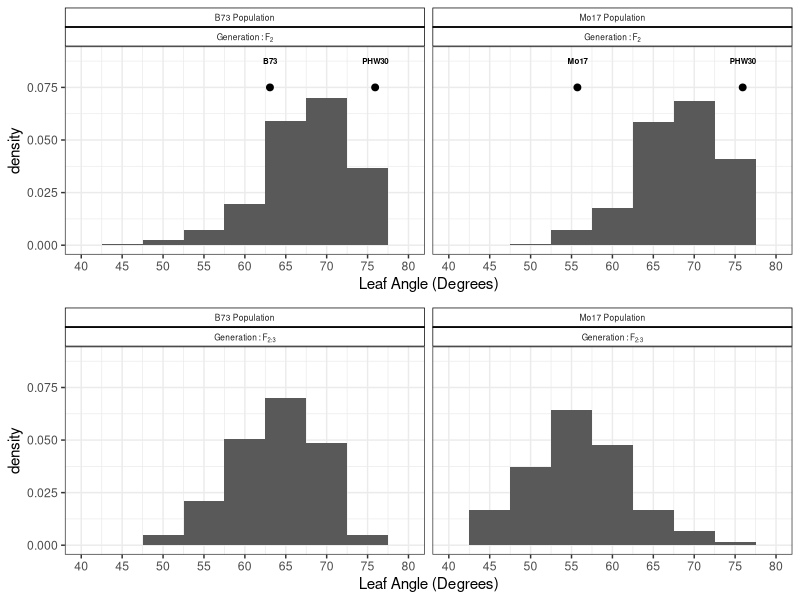

R code for this plot:
## ---- chunk 1
library(tidyverse)
library(broom)
library(grid)
library(gridExtra)
library(cowplot)

print(sessionInfo())
## ---- chunk 2
##Read in the F2 data to summarize the populations
data <- read_delim(file = "All_Phenotypes_F2.txt",
                   delim = "\t")


##Split the reciprocal populations into B73 and Mo17
data_formatted <- data %>%
  mutate(Type = ifelse(Population %in% c("B73/PHW30","PHW30/B73"),"B73",
                       ifelse(Population %in% c("Mo17/PHW30","PHW30/Mo17"),"Mo17",Population)))

##Summarize the reciprocal populations
data_summary_pops <- data_formatted %>%
  filter(!Population %in% c("F1","Parent")) %>%
  group_by(Population) %>%
  summarise(Avg = mean(LA, na.rm = TRUE),
            SD = sqrt(var(LA,na.rm = TRUE)),
            n = n(),
            Min = min(LA,na.rm = TRUE),
            Max = max(LA, na.rm = TRUE))

##Summarize the combined populations
data_summary_combined_pops <- data_formatted %>%
  filter(!Population %in% c("F1","Parent")) %>%
  group_by(Type) %>%
  summarise(Avg = mean(LA, na.rm = TRUE),
            SD = sqrt(var(LA,na.rm = TRUE)),
            n = n(),
            Min = min(LA,na.rm = TRUE),
            Max = max(LA, na.rm = TRUE))

##Summarize the F1 lines
data_summary_F1_Parents <- data_formatted %>%
  filter(Population %in% c("F1","Parent")) %>%
  group_by(Genotype) %>%
  summarise(Avg = mean(LA, na.rm = TRUE),
            SD = sqrt(var(LA,na.rm = TRUE)),
            n = n(),
            Min = min(LA,na.rm = TRUE),
            Max = max(LA, na.rm = TRUE))

# #Write these summaries to text files
# write_delim(data_summary_pops, "F2_Population_Summary.txt",
#             delim = "\t")
# write_delim(data_summary_F1_Parents, "Parents_F1_Summary.txt",
#             delim = "\t")
# write_delim(data_summary_combined_pops, "Combined_Groups_Summary.txt",
#             delim = "\t")

f2_hist <- data_formatted %>%
    filter(Type %in% c("B73","Mo17")) %>%
    mutate(Type = ifelse(Type == "B73","B73~Population","Mo17~Population")) %>%
    select(-Population) %>%
    rename(Population = Type) %>%
    mutate(Generation = 'Generation:F[2]') %>%
    ggplot() +
    geom_histogram(aes(LA, ..density..), binwidth = 5) +
    facet_wrap(~ Population + Generation,
               nrow = 1,
               labeller = label_parsed) +
    theme_bw() +
    xlab("Leaf Angle (Degrees)") +
    scale_x_continuous(limits = c(40,80), breaks = seq(40,80,5))

####Test the hypothesis that the reciprocal crosses are equal
b73_test <- t.test(x = data_formatted %>% filter(Population == "B73/PHW30") %>% pull(LA) %>% na.omit(),
       y = data_formatted %>% filter(Population == "PHW30/B73") %>% pull(LA) %>% na.omit(),
       var.equal = FALSE)
b73_test$estimate[1] - b73_test$estimate[2]
b73_test$p.value

mo17_test <- t.test(x = data_formatted %>% filter(Population == "Mo17/PHW30") %>% pull(LA) %>% na.omit(),
       y = data_formatted %>% filter(Population == "PHW30/Mo17") %>% pull(LA) %>% na.omit(),
       var.equal = FALSE)

mo17_test$estimate[1] - mo17_test$estimate[2]
mo17_test$p.value
  
## ---- chunk 3
##########F3 Summary###########
##Read in the F2 and F3 data file, this file has all the F3 phenotypes and also the F2 in one
##file
f3_data <- read_delim("All_F2_F3_LA_Data.txt",
                       delim = "\t") %>%
  mutate(Type = ifelse(Population %in% c("B73/PHW30","PHW30/B73"),"B73",
                       ifelse(Population %in% c("Mo17/PHW30","PHW30/Mo17"),"Mo17",Population)))

##Summarizes the F3 combined population
f3_pop_summary <- f3_data %>%
  select(Genotype,Type,Population,F3) %>%
  na.omit() %>%
  group_by(Type) %>%
  summarise(Avg = mean(F3,na.rm = TRUE),
            SD = sqrt(var(F3,na.rm = TRUE)),
            n = n(),
            Min = min(F3,na.rm = TRUE),
            Max = max(F3, na.rm = TRUE))

##Summarizes the F2 groups, that made it to next generation combined population
f3_pop_group <- f3_data %>%
  select(Genotype,Type,Population,Group,F2) %>%
  na.omit() %>%
  group_by(Type,Group) %>%
  summarise(Avg = mean(F2,na.rm = TRUE),
            SD = sqrt(var(F2,na.rm = TRUE)),
            n = n(),
            Min = min(F2,na.rm = TRUE),
            Max = max(F2, na.rm = TRUE))

##Test if there are any significant difference between hybrids
data_f1_test <- data_formatted %>%
  filter(Population == "F1") %>%
  select(Genotype, LA) %>%
  do(tidy(aov(LA ~ Genotype, .)))

##Makes sure that the F2 selected groups are significantly different
data_group_test <- data_formatted %>%
  filter(!Population %in% c("F1","Parent")) %>%
  select(Population, LA) %>%
  do(tidy(aov(LA ~ Population, .)))


##Writes the F3 pop summary to a text file
# write_delim(f3_pop_summary, "Phenotype_Analysis/Summary/F3_Pops_Summary.txt",
#             delim = "\t")

## ---- chunk 4
######The following are to plot the supplemental figure 1#########

##Distribution of phenotypic data
##
parental_data_B73 <- data_summary_F1_Parents %>%
  select(Genotype,Avg) %>%
  filter(Genotype %in% c("B73","PHW30")) %>%
  mutate(Population = "B73~Population")
parental_data_Mo17 <- data_summary_F1_Parents %>%
  select(Genotype,Avg) %>%
  filter(Genotype %in% c("Mo17","PHW30")) %>%
  mutate(Population = "Mo17~Population")


parental_data_formatted_f2 <- parental_data_B73 %>%
  mutate(Generation = "Generation:F[2]") %>%
  bind_rows(parental_data_Mo17 %>%
              mutate(Generation = "Generation:F[2]"))
            
parental_data_formatted_f3 <- parental_data_B73 %>%
  mutate(Generation = "Generation:F[2:3]") %>%
  bind_rows(parental_data_Mo17 %>%
              mutate(Generation = "Generation:F[2:3]"))           
  



f3_hist <- f3_data %>%
  select(-Group,-F2) %>%
  rename(LA = F3) %>%
  mutate(Type = ifelse(Population %in% c("B73/PHW30","PHW30/B73"),"B73~Population",
                       ifelse(Population %in% c("Mo17/PHW30","PHW30/Mo17"),"Mo17~Population",
                              Population)),
         Generation = 'Generation:F[2:3]') %>%
  select(-Population) %>%
  rename(Population = Type) %>%
  ggplot() +
  geom_histogram(aes(LA, ..density..), binwidth = 5) +
  facet_wrap(~ Population + Generation,
             nrow = 1,
             labeller = label_parsed) +
  theme_bw() +
  xlab("Leaf Angle (Degrees)") +
  scale_x_continuous(limits = c(40,80), breaks = seq(40,80,5)) +
  scale_y_continuous(limits = c(0,0.09)) +
  theme(strip.text.x = element_text(size = 6,
                                    margin = margin(.15,0,.1,0,"cm")),
        strip.background = element_rect(colour = "black", fill = NA))



f2_hist_parents <- f2_hist +
  scale_y_continuous(limits = c(0,0.09)) +
  geom_point(data = parental_data_formatted_f2,
             aes(x = Avg),
             y = 0.075,
             size = 2) +
  geom_text(data = parental_data_formatted_f2,
            aes(x = Avg, y = 0.0875, label = Genotype),
            size = 2,
            fontface = "bold") +
    theme(strip.text.x = element_text(size = 6,
                                      margin = margin(.15,0,.1,0,"cm")),
          strip.background = element_rect(colour = "black", fill = NA))
plot_grid(f2_hist_parents, f3_hist, nrow = 2)

# save_plot("phenotypic_histogram.png",
#           base_height = 4, base_width = 7,
#           plot_grid(f2_hist_parents, f3_hist, nrow = 2),
#           base_aspect_ratio = .6
#           )
